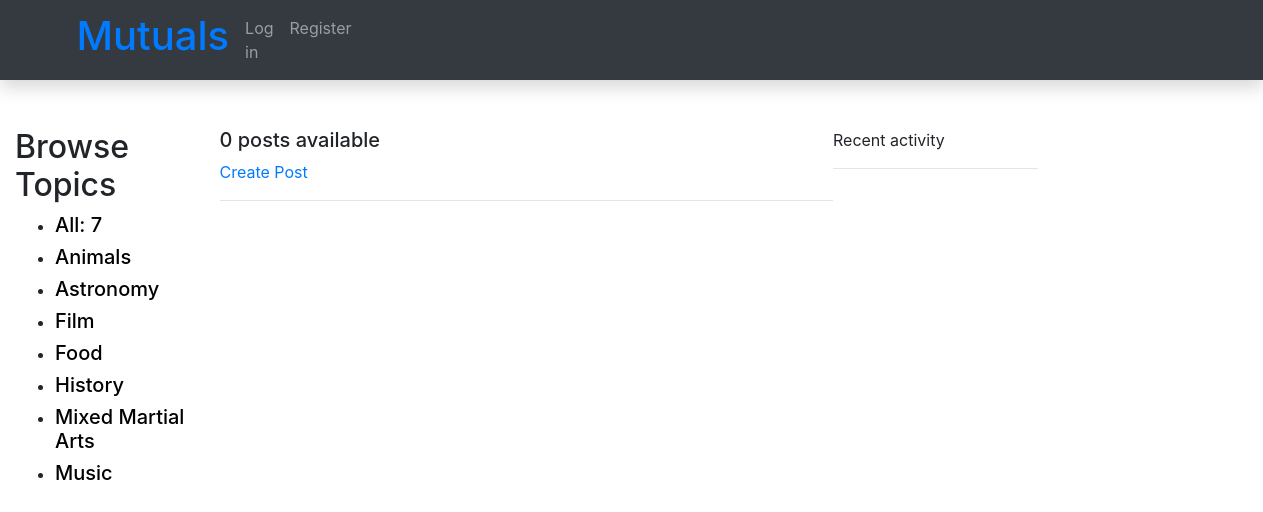
The app's page /?q=Astronomy with its own data.
### library/models.py (models this page shows, shortened)
class Interest(models.Model):
    name = models.CharField('Interest name', max_length=100)
    description = HTMLField()
    class Meta:
        ordering = ['name']

### library/views.py (the view)
# urls.py: path('', views.home, name="home"),
def home(request):
    q = request.GET.get('q') if request.GET.get('q') != None else ''
    posts = Post.objects.filter(
        Q(interest_tag__name__icontains=q) |
        Q(description__icontains=q) |
        Q(post_name__icontains=q)
    )
    interests = Interest.objects.all()
    posts_count = posts.count()
    activity_comments = Comment.objects.filter(
        Q(post__interest_tag__name__icontains=q)
    )
    context = {
        'posts': posts,
        'interests': interests,
        'posts_count': posts_count,
        'activity_comments': activity_comments
    }
    return render(request, 'library/home.html', context)

### library/templates/library/home.html (shortened to what this page needs)
{% extends 'main.html' %}
{% block content %}
<div class="home-container">
    <div>
       {% include 'library/topics_component.html' %}
    </div>
    <div>
        <h5>{{posts_count}} posts available</h5>
        <a href="{% url 'create-post' %}" >Create Post</a>
            <hr>
    </div>
        {% include 'library/activity_component.html' %}
</div>
{% endblock %}

### library/templates/library/topics_component.html (shortened to what this page needs)
<div class="topics">
  <div class="topics__header">
    <h2>Browse Topics</h2>
  </div>
  <ul class="topics__list">
    <li>
      <h5><a style="color:black" href="{% url 'home' %}" class="active">All: <span>{{interests.count}}</span></a></h5>
    </li>
      {% for a in interests %}
    <li>
      <h5><a style="color:black" href="{% url 'home' %}?q={{ a.name }}">{{a.name}}</a></h5>
      {% endfor %}
  </ul>
</div>

### library/templates/library/home.html (style rules this page uses)
.home-container { display:grid; grid-template-columns: 1fr 3fr 1fr; }

### records on screen
Interest: name "Animals"
Interest: name "Astronomy"
Interest: name "Film"
Interest: name "Food"
Interest: name "History"
Interest: name "Mixed Martial Arts"
Interest: name "Music"

### other values on screen
{{ interests.count }} "7"
{{ posts_count }} "0"
